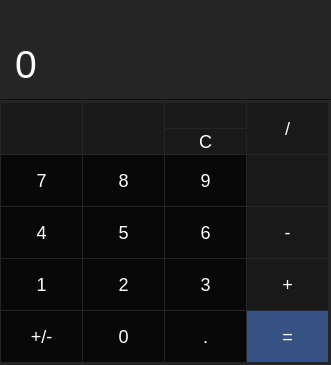
<?xml version="1.0" encoding="UTF-8"?>
<ui version="4.0">
 <class>MainWindow</class>
 <widget class="QMainWindow" name="MainWindow">
  <property name="geometry">
   <rect>
    <x>0</x>
    <y>0</y>
    <width>331</width>
    <height>365</height>
   </rect>
  </property>
  <property name="windowTitle">
   <string>MainWindow</string>
  </property>
  <property name="styleSheet">
   <string notr="true">background-color: rgb(37,37,37);
opacity: 0.5;</string>
  </property>
  <widget class="QWidget" name="centralwidget">
   <widget class="QLabel" name="lbl_operand">
    <property name="geometry">
     <rect>
      <x>0</x>
      <y>29</y>
      <width>331</width>
      <height>71</height>
     </rect>
    </property>
    <property name="font">
     <font>
      <pointsize>29</pointsize>
      <weight>50</weight>
      <italic>false</italic>
      <bold>false</bold>
      <underline>false</underline>
     </font>
    </property>
    <property name="styleSheet">
     <string notr="true">QLabel {
	qproperty-alignment: 'AlignVCenter | AlignRight';
	padding: 0 5px 0 5px;
	border-bottom: 1px solid rgb(15,15,15);
	color: white;
}</string>
    </property>
    <property name="text">
     <string>0</string>
    </property>
   </widget>
   <widget class="QPushButton" name="btn_clear">
    <property name="geometry">
     <rect>
      <x>165</x>
      <y>129</y>
      <width>81</width>
      <height>25</height>
     </rect>
    </property>
    <property name="styleSheet">
     <string notr="true">QPushButton {
	background-color: rgb(25,25,25);
	color: white;
	font-size: 18px;
	font: &quot;Fira Sans&quot;, sans-serif;
	border: none;
}

QPushButton:hover {
	background-color: rgb(37,37,37);
}</string>
    </property>
    <property name="text">
     <string>C</string>
    </property>
   </widget>
   <widget class="QPushButton" name="btn_sqrt">
    <property name="geometry">
     <rect>
      <x>1</x>
      <y>103</y>
      <width>81</width>
      <height>51</height>
     </rect>
    </property>
    <property name="styleSheet">
     <string notr="true">QPushButton {
	background-color: rgb(25,25,25);
	color: white;
	font-size: 18px;
	font: &quot;Fira Sans&quot;, sans-serif;
	border: none;
}

QPushButton:hover {
	background-color: rgb(37,37,37);
}</string>
    </property>
    <property name="text">
     <string/>
    </property>
   </widget>
   <widget class="QPushButton" name="btn_pow2">
    <property name="geometry">
     <rect>
      <x>83</x>
      <y>103</y>
      <width>81</width>
      <height>51</height>
     </rect>
    </property>
    <property name="styleSheet">
     <string notr="true">QPushButton {
	background-color: rgb(25,25,25);
	color: white;
	font-size: 18px;
	font: &quot;Fira Sans&quot;, sans-serif;
	border: none;
}

QPushButton:hover {
	background-color: rgb(37,37,37);
}</string>
    </property>
    <property name="text">
     <string/>
    </property>
   </widget>
   <widget class="QPushButton" name="btn_division">
    <property name="geometry">
     <rect>
      <x>247</x>
      <y>103</y>
      <width>81</width>
      <height>51</height>
     </rect>
    </property>
    <property name="styleSheet">
     <string notr="true">QPushButton {
	background-color: rgb(25,25,25);
	color: white;
	font-size: 18px;
	font: &quot;Fira Sans&quot;, sans-serif;
	border: none;
}

QPushButton:hover {
	background-color: rgb(37,37,37);
}</string>
    </property>
    <property name="text">
     <string>/</string>
    </property>
   </widget>
   <widget class="QPushButton" name="btn_8">
    <property name="geometry">
     <rect>
      <x>83</x>
      <y>155</y>
      <width>81</width>
      <height>51</height>
     </rect>
    </property>
    <property name="styleSheet">
     <string notr="true">QPushButton {
	background-color: rgb(8,8,8);
	font-size: 18px;
	font:  &quot;Fira Sans&quot;, sans-serif;
	color: white;
	border: none;
}

QPushButton:hover {
	background-color: rgb(30,30,30);
}</string>
    </property>
    <property name="text">
     <string>8</string>
    </property>
   </widget>
   <widget class="QPushButton" name="btn_9">
    <property name="geometry">
     <rect>
      <x>165</x>
      <y>155</y>
      <width>81</width>
      <height>51</height>
     </rect>
    </property>
    <property name="styleSheet">
     <string notr="true">QPushButton {
	background-color: rgb(8,8,8);
	font-size: 18px;
	font:  &quot;Fira Sans&quot;, sans-serif;
	color: white;
	border: none;
}

QPushButton:hover {
	background-color: rgb(30,30,30);
}</string>
    </property>
    <property name="text">
     <string>9</string>
    </property>
   </widget>
   <widget class="QPushButton" name="btn_multi">
    <property name="geometry">
     <rect>
      <x>247</x>
      <y>155</y>
      <width>81</width>
      <height>51</height>
     </rect>
    </property>
    <property name="styleSheet">
     <string notr="true">QPushButton {
	background-color: rgb(25,25,25);
	color: white;
	font-size: 18px;
	font: &quot;Fira Sans&quot;, sans-serif;
	border: none;
}

QPushButton:hover {
	background-color: rgb(37,37,37);
}</string>
    </property>
    <property name="text">
     <string/>
    </property>
   </widget>
   <widget class="QPushButton" name="btn_7">
    <property name="geometry">
     <rect>
      <x>1</x>
      <y>155</y>
      <width>81</width>
      <height>51</height>
     </rect>
    </property>
    <property name="styleSheet">
     <string notr="true">QPushButton {
	background-color: rgb(8,8,8);
	font-size: 18px;
	font:  &quot;Fira Sans&quot;, sans-serif;
	color: white;
	border: none;
}

QPushButton:hover {
	background-color: rgb(30,30,30);
}</string>
    </property>
    <property name="text">
     <string>7</string>
    </property>
   </widget>
   <widget class="QPushButton" name="btn_5">
    <property name="geometry">
     <rect>
      <x>83</x>
      <y>207</y>
      <width>81</width>
      <height>51</height>
     </rect>
    </property>
    <property name="styleSheet">
     <string notr="true">QPushButton {
	background-color: rgb(8,8,8);
	font-size: 18px;
	font:  &quot;Fira Sans&quot;, sans-serif;
	color: white;
	border: none;
}

QPushButton:hover {
	background-color: rgb(30,30,30);
}</string>
    </property>
    <property name="text">
     <string>5</string>
    </property>
   </widget>
   <widget class="QPushButton" name="btn_6">
    <property name="geometry">
     <rect>
      <x>165</x>
      <y>207</y>
      <width>81</width>
      <height>51</height>
     </rect>
    </property>
    <property name="styleSheet">
     <string notr="true">QPushButton {
	background-color: rgb(8,8,8);
	font-size: 18px;
	font:  &quot;Fira Sans&quot;, sans-serif;
	color: white;
	border: none;
}

QPushButton:hover {
	background-color: rgb(30,30,30);
}</string>
    </property>
    <property name="text">
     <string>6</string>
    </property>
   </widget>
   <widget class="QPushButton" name="btn_minus">
    <property name="geometry">
     <rect>
      <x>247</x>
      <y>207</y>
      <width>81</width>
      <height>51</height>
     </rect>
    </property>
    <property name="styleSheet">
     <string notr="true">QPushButton {
	background-color: rgb(25,25,25);
	color: white;
	font-size: 18px;
	font: &quot;Fira Sans&quot;, sans-serif;
	border: none;
}

QPushButton:hover {
	background-color: rgb(37,37,37);
}</string>
    </property>
    <property name="text">
     <string>-</string>
    </property>
   </widget>
   <widget class="QPushButton" name="btn_4">
    <property name="geometry">
     <rect>
      <x>1</x>
      <y>207</y>
      <width>81</width>
      <height>51</height>
     </rect>
    </property>
    <property name="styleSheet">
     <string notr="true">QPushButton {
	background-color: rgb(8,8,8);
	font-size: 18px;
	font:  &quot;Fira Sans&quot;, sans-serif;
	color: white;
	border: none;
}

QPushButton:hover {
	background-color: rgb(30,30,30);
}</string>
    </property>
    <property name="text">
     <string>4</string>
    </property>
   </widget>
   <widget class="QPushButton" name="btn_2">
    <property name="geometry">
     <rect>
      <x>83</x>
      <y>259</y>
      <width>81</width>
      <height>51</height>
     </rect>
    </property>
    <property name="styleSheet">
     <string notr="true">QPushButton {
	background-color: rgb(8,8,8);
	font-size: 18px;
	font:  &quot;Fira Sans&quot;, sans-serif;
	color: white;
	border: none;
}

QPushButton:hover {
	background-color: rgb(30,30,30);
}</string>
    </property>
    <property name="text">
     <string>2</string>
    </property>
   </widget>
   <widget class="QPushButton" name="btn_3">
    <property name="geometry">
     <rect>
      <x>165</x>
      <y>259</y>
      <width>81</width>
      <height>51</height>
     </rect>
    </property>
    <property name="styleSheet">
     <string notr="true">QPushButton {
	background-color: rgb(8,8,8);
	font-size: 18px;
	font:  &quot;Fira Sans&quot;, sans-serif;
	color: white;
	border: none;
}

QPushButton:hover {
	background-color: rgb(30,30,30);
}</string>
    </property>
    <property name="text">
     <string>3</string>
    </property>
   </widget>
   <widget class="QPushButton" name="btn_plus">
    <property name="geometry">
     <rect>
      <x>247</x>
      <y>259</y>
      <width>81</width>
      <height>51</height>
     </rect>
    </property>
    <property name="styleSheet">
     <string notr="true">QPushButton {
	background-color: rgb(25,25,25);
	color: white;
	font-size: 18px;
	font: &quot;Fira Sans&quot;, sans-serif;
	border: none;
}

QPushButton:hover {
	background-color: rgb(37,37,37);
}</string>
    </property>
    <property name="text">
     <string>+</string>
    </property>
   </widget>
   <widget class="QPushButton" name="btn_1">
    <property name="geometry">
     <rect>
      <x>1</x>
      <y>259</y>
      <width>81</width>
      <height>51</height>
     </rect>
    </property>
    <property name="styleSheet">
     <string notr="true">QPushButton {
	background-color: rgb(8,8,8);
	font-size: 18px;
	font:  &quot;Fira Sans&quot;, sans-serif;
	color: white;
	border: none;
}

QPushButton:hover {
	background-color: rgb(30,30,30);
}</string>
    </property>
    <property name="text">
     <string>1</string>
    </property>
   </widget>
   <widget class="QPushButton" name="btn_0">
    <property name="geometry">
     <rect>
      <x>83</x>
      <y>311</y>
      <width>81</width>
      <height>51</height>
     </rect>
    </property>
    <property name="styleSheet">
     <string notr="true">QPushButton {
	background-color: rgb(8,8,8);
	font-size: 18px;
	font:  &quot;Fira Sans&quot;, sans-serif;
	color: white;
	border: none;
}

QPushButton:hover {
	background-color: rgb(30,30,30);
}</string>
    </property>
    <property name="text">
     <string>0</string>
    </property>
   </widget>
   <widget class="QPushButton" name="btn_dot">
    <property name="geometry">
     <rect>
      <x>165</x>
      <y>311</y>
      <width>81</width>
      <height>51</height>
     </rect>
    </property>
    <property name="styleSheet">
     <string notr="true">QPushButton {
	background-color: rgb(8,8,8);
	font-size: 18px;
	font:  &quot;Fira Sans&quot;, sans-serif;
	color: white;
	border: none;
}

QPushButton:hover {
	background-color: rgb(30,30,30);
}</string>
    </property>
    <property name="text">
     <string>.</string>
    </property>
   </widget>
   <widget class="QPushButton" name="btn_equal">
    <property name="geometry">
     <rect>
      <x>247</x>
      <y>311</y>
      <width>81</width>
      <height>51</height>
     </rect>
    </property>
    <property name="styleSheet">
     <string notr="true">QPushButton {
	background-color: rgb(53,82,131);
	font-size: 18px;
	font: &quot;Fira Sans&quot;, sans-serif;
	color: white;
	border: none;
}

QPushButton:hover {
	background-color:  rgb(63,93,143);
}</string>
    </property>
    <property name="text">
     <string>=</string>
    </property>
   </widget>
   <widget class="QPushButton" name="btn_change_sign">
    <property name="geometry">
     <rect>
      <x>1</x>
      <y>311</y>
      <width>81</width>
      <height>51</height>
     </rect>
    </property>
    <property name="styleSheet">
     <string notr="true">QPushButton {
	background-color: rgb(8,8,8);
	font-size: 18px;
	font:  &quot;Fira Sans&quot;, sans-serif;
	color: white;
	border: none;
}

QPushButton:hover {
	background-color: rgb(30,30,30);
}</string>
    </property>
    <property name="text">
     <string>+/-</string>
    </property>
   </widget>
   <widget class="QLabel" name="lbl_total">
    <property name="geometry">
     <rect>
      <x>0</x>
      <y>12</y>
      <width>301</width>
      <height>20</height>
     </rect>
    </property>
    <property name="styleSheet">
     <string notr="true">QLabel {
	qproperty-alignment: 'AlignVCenter | AlignRight';
	font: 16px;
	padding: 0;
	color: #7f7f89;
}</string>
    </property>
    <property name="text">
     <string/>
    </property>
   </widget>
   <widget class="QPushButton" name="btn_backspace">
    <property name="geometry">
     <rect>
      <x>165</x>
      <y>103</y>
      <width>81</width>
      <height>25</height>
     </rect>
    </property>
    <property name="styleSheet">
     <string notr="true">QPushButton {
	background-color: rgb(25,25,25);
	color: white;
	font-size: 13px;
	font: &quot;Fira Sans&quot;, sans-serif;
	border: none;
}

QPushButton:hover {
	background-color: rgb(37,37,37);
}</string>
    </property>
    <property name="text">
     <string/>
    </property>
   </widget>
   <widget class="QLabel" name="lbl_sign">
    <property name="geometry">
     <rect>
      <x>294</x>
      <y>12</y>
      <width>24</width>
      <height>21</height>
     </rect>
    </property>
    <property name="styleSheet">
     <string notr="true">QLabel {
	qproperty-alignment: 'AlignVCenter | AlignLeft';
	font: 16px;
	padding: 0 5px 0 5px;
	color: #7f7f89;
}</string>
    </property>
    <property name="text">
     <string/>
    </property>
   </widget>
   <zorder>lbl_operand</zorder>
   <zorder>btn_clear</zorder>
   <zorder>btn_sqrt</zorder>
   <zorder>btn_pow2</zorder>
   <zorder>btn_division</zorder>
   <zorder>btn_8</zorder>
   <zorder>btn_9</zorder>
   <zorder>btn_multi</zorder>
   <zorder>btn_7</zorder>
   <zorder>btn_5</zorder>
   <zorder>btn_6</zorder>
   <zorder>btn_minus</zorder>
   <zorder>btn_4</zorder>
   <zorder>btn_2</zorder>
   <zorder>btn_3</zorder>
   <zorder>btn_plus</zorder>
   <zorder>btn_1</zorder>
   <zorder>btn_0</zorder>
   <zorder>btn_dot</zorder>
   <zorder>btn_equal</zorder>
   <zorder>btn_change_sign</zorder>
   <zorder>btn_backspace</zorder>
   <zorder>lbl_sign</zorder>
   <zorder>lbl_total</zorder>
  </widget>
 </widget>
 <resources/>
 <connections/>
</ui>
